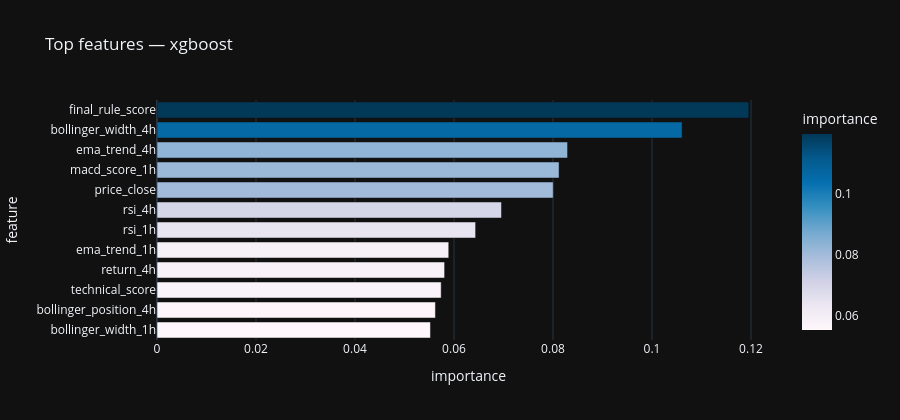

This figure's notebook cell:
### Markdown cell above
### Part 6: which features mattered? (tree winners only)

If the winner is **random forest** / boosting, you get feature_importances_. If **logistic regression** wins, this cell will note that : use coefficients or SHAP in a follow-up project if deeper interpretability is needed.

**Caveat:** importance ≠ causation.

### Code cell
def plot_importance(pipe, title: str, top_k: int = 12):
    step = pipe.named_steps.get("model")
    if step is None or not hasattr(step, "feature_importances_"):
        print("No feature_importances_ for this model type.")
        return
    imp = step.feature_importances_
    idx = np.argsort(imp)[::-1][:top_k]
    sub = pd.DataFrame({"feature": [feature_cols[j] for j in idx], "importance": imp[idx]})
    fig = px.bar(
        sub.iloc[::-1],
        x="importance",
        y="feature",
        orientation="h",
        title=title,
        template=PLOT_TEMPLATE,
        color="importance",
        color_continuous_scale="PuBu",
    )
    fig.update_layout(showlegend=False, height=420)
    fig.show()


plot_importance(best_pipe, "Top features — " + best_name)

### Figure 1 — Plotly figure (JSON) as saved in the notebook; plotly's stock layout.template omitted (floating-point values rounded to 4 significant figures)
{"data": [{"hovertemplate": "importance=%{marker.color}<br>feature=%{y}<extra></extra>", "legendgroup": "", "marker": {"color": [0.05524, 0.05625, 0.05741, 0.0581, 0.05894, 0.06437, 0.06959, 0.08005, 0.08123, 0.08294, 0.1061, 0.1196], "coloraxis": "coloraxis", "pattern": {"shape": ""}}, "name": "", "orientation": "h", "showlegend": false, "textposition": "auto", "type": "bar", "x": [0.05524, 0.05625, 0.05741, 0.0581, 0.05894, 0.06437, 0.06959, 0.08005, 0.08123, 0.08294, 0.1061, 0.1196], "xaxis": "x", "y": ["bollinger_width_1h", "bollinger_position_4h", "technical_score", "return_4h", "ema_trend_1h", "rsi_1h", "rsi_4h", "price_close", "macd_score_1h", "ema_trend_4h", "bollinger_width_4h", "final_rule_score"], "yaxis": "y"}], "layout": {"barmode": "relative", "coloraxis": {"colorbar": {"title": {"text": "importance"}}, "colorscale": [[0, "rgb(255,247,251)"], [0.125, "rgb(236,231,242)"], [0.25, "rgb(208,209,230)"], [0.375, "rgb(166,189,219)"], [0.5, "rgb(116,169,207)"], [0.625, "rgb(54,144,192)"], [0.75, "rgb(5,112,176)"], [0.875, "rgb(4,90,141)"], [1, "rgb(2,56,88)"]]}, "height": 420, "legend": {"tracegroupgap": 0}, "showlegend": false, "title": {"text": "Top features — xgboost"}, "xaxis": {"anchor": "y", "domain": [0, 1], "title": {"text": "importance"}}, "yaxis": {"anchor": "x", "domain": [0, 1], "title": {"text": "feature"}}}}
